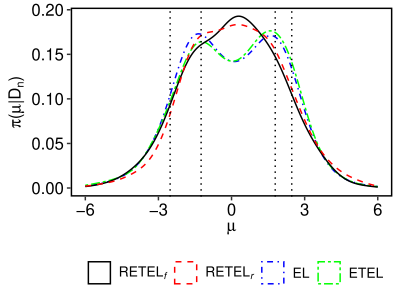

Source code (R):
## 1. Load packages ----
library(coda)
library(ggplot2)
library(melt)
library(mvtnorm)
library(nloptr)


## 2. Functions ----
d <- function(l, x, theta) {
  mean(exp(l * (x - theta)))
}
# ETEL
obj <- function(l, x, theta) {
  d(l, x, theta)
}
gr_obj <- function(l, x, theta) {
  mean(exp(l * (x - theta)) * (x - theta))
}
ETEL <- function(x, theta) {
  if (theta > max(x) || theta < min(x)) {
    return(-10000)
  }
  n <- length(x)
  out <- nloptr(
    x0 = 0, eval_f = obj, eval_grad_f = gr_obj, opts = opts, theta = theta,
    x = x,
  )
  lambda <- out$solution
  -n * log(d(lambda, x, theta)) + lambda * sum(x - theta)
}
# RETEL
d2 <- function(x, l, theta, tau) {
  n <- length(x)
  sum(exp(l * (x - theta))) / (n + tau)
}
penalty2 <- function(l, tau, mu = 0, sigma = 1) {
  (tau / (n + tau)) * exp(l * mu + 0.5 * l^2 * sigma^2)
}
continuous_obj2 <- function(l, x, theta, tau, mu = 0, sigma = 1) {
  d2(x, l, theta, tau) + penalty2(l, tau, mu, sigma)
}
gr_continuous_obj2 <- function(l, x, theta, tau, mu = 0, sigma = 1) {
  n <- length(x)
  sum(exp(l * (x - theta)) * (x - theta)) / (n + tau) +
    (tau / (n + tau)) * exp(l * mu + 0.5 * l^2 * sigma^2) * (mu + sigma^2 * l)
}
RETEL1 <- function(x, theta, tau = 1, mu = 0, sigma = 1) {
  n <- length(x)
  out <- nloptr(
    x0 = 0, eval_f = continuous_obj2,
    eval_grad_f = gr_continuous_obj2, opts = opts, theta = theta, tau = tau,
    x = x, mu = mu, sigma = sigma
  )
  lambda <- out$solution
  -(n + 1) * log(continuous_obj2(lambda, x, theta, tau, mu, sigma)) +
    lambda * sum(x - theta) + (lambda * mu + 0.5 * lambda^2 * sigma^2)
}
RETEL2 <- function(x, theta, tau = 1, mu = 0, sigma = 1) {
  n <- length(x)
  out <- nloptr(
    x0 = 0, eval_f = continuous_obj2,
    eval_grad_f = gr_continuous_obj2, opts = opts, theta = theta, tau = tau,
    x = x, mu = mu, sigma = sigma
  )
  l <- out$solution
  -n * log(continuous_obj2(l, x, theta, tau, mu, sigma)) + l * sum(x - theta)
}
# Prior and posterior computation
log_prior <- function(mu, theta) {
  dnorm(mu, mean = 0, sd = sd_mu, log = TRUE) -
    sum(log(pi * (1 + (theta - mu)^2)))
}
logLR_EL <- function(theta, x1, x2) {
  fit1 <- el_mean(x1, par = theta[1L], control = ctrl)
  fit2 <- el_mean(x2, par = theta[2L], control = ctrl)
  lr1 <- if (conv(fit1)) logLR(fit1) else -10000
  lr2 <- if (conv(fit2)) logLR(fit2) else -10000
  lr1 + lr2
}
log_posterior_unnormalized_EL <- function(mu_p, theta, x1, x2) {
  log_prior(mu_p, theta) + logLR_EL(theta, x1, x2)
}

logLR_ETEL <- function(theta, x1, x2) {
  ETEL(x1, theta[1L]) + ETEL(x2, theta[2L])
}
log_posterior_unnormalized_ETEL <- function(mu_p, theta, x1, x2) {
  log_prior(mu_p, theta) + logLR_ETEL(theta, x1, x2)
}
logLR_RETEL1 <- function(theta, x1, x2, tau = 1) {
  RETEL1(x1, theta[1L], tau, mu = mean(x1) - theta[1L], sigma = 1) +
    RETEL1(x2, theta[2L], tau, mu = mean(x2) - theta[2L], sigma = 1)
}
log_posterior_unnormalized_RETEL1 <- function(mu_p, theta, x1, x2, tau = 1) {
  log_prior(mu_p, theta) + logLR_RETEL1(theta, x1, x2, tau)
}
logLR_RETEL2 <- function(theta, x1, x2, tau = 1) {
  RETEL2(x1, theta[1L], tau, mu = mean(x1) - theta[1L], sigma = 1) +
    RETEL2(x2, theta[2L], tau, mu = mean(x2) - theta[2L], sigma = 1)
}
log_posterior_unnormalized_RETEL2 <- function(mu_p, theta, x1, x2, tau = 1) {
  log_prior(mu_p, theta) + logLR_RETEL2(theta, x1, x2, tau)
}


## 3. Parameters ----
# Sample size for each group
n <- 2
# Standard deviation of prior
sd_mu <- 10
# MCMC parameters
B <- 5000
# Tau
tau <- 1
# Optimization
opts <- list("algorithm" = "NLOPT_LD_LBFGS", "xtol_rel" = 1e-04)
ctrl <- el_control(th = 1000, maxit_l = 50, nthreads = 1L)


## 4. Simulation ----
set.seed(25424)
# Generate data
x1 <- rnorm(n, mean = -3, sd = 1)
x2 <- rnorm(n, mean = 3, sd = 1)
# RETEL_f ----
sd_proposal_mu <- 10
sd_proposal_theta <- 2
# MCMC chain 1
mu_sample1 <- vector("numeric", length = B)
mu_sample1[1L] <- rnorm(1)
theta_sample1 <- matrix(nrow = B, ncol = 2)
theta_sample1[1L, ] <- c(rnorm(1L, mean = -2), rnorm(1L, mean = 2))
acceptace1 <- vector("logical", length = B)
acceptace1[1L] <- FALSE
for (i in seq_len(B)[-1]) {
  # Sample proposal value
  prop <- rmvnorm(1L,
    mean = c(mu_sample1[i - 1L], theta_sample1[i - 1L, ]),
    sigma = c(sd_proposal_mu, sd_proposal_theta, sd_proposal_theta) * diag(3L)
  )
  mu_p <- prop[1L]
  theta_p <- prop[2L:3L]
  # Compute log ratio of unnormailzed posterior densities
  logr <- log_posterior_unnormalized_RETEL1(mu_p, theta_p, x1, x2, tau) -
    log_posterior_unnormalized_RETEL1(
      mu_sample1[i - 1L], theta_sample1[i - 1L, ], x1, x2, tau
    )
  # Sample uniform random variable
  u <- runif(1)
  # Accept or reject
  if (isTRUE(log(u) < logr)) {
    mu_sample1[i] <- mu_p
    theta_sample1[i, ] <- theta_p
    acceptace1[i] <- TRUE
  } else {
    mu_sample1[i] <- mu_sample1[i - 1L]
    theta_sample1[i, ] <- theta_sample1[i - 1, ]
    acceptace1[i] <- FALSE
  }
}
# MCMC chain 2
mu_sample2 <- vector("numeric", length = B)
mu_sample2[1L] <- rnorm(1)
theta_sample2 <- matrix(nrow = B, ncol = 2)
theta_sample2[1L, ] <- c(rnorm(1L, mean = -2), rnorm(1L, mean = 2))
acceptace2 <- vector("logical", length = B)
acceptace2[1L] <- FALSE
for (i in seq_len(B)[-1]) {
  # Sample proposal value
  prop <- rmvnorm(1L,
    mean = c(mu_sample2[i - 1L], theta_sample2[i - 1L, ]),
    sigma = c(sd_proposal_mu, sd_proposal_theta, sd_proposal_theta) * diag(3L)
  )
  mu_p <- prop[1L]
  theta_p <- prop[2L:3L]
  # Compute log ratio of unnormailzed posterior densities
  logr <- log_posterior_unnormalized_RETEL1(mu_p, theta_p, x1, x2, tau) -
    log_posterior_unnormalized_RETEL1(
      mu_sample2[i - 1L], theta_sample2[i - 1L, ], x1, x2, tau
    )
  # Sample uniform random variable
  u <- runif(1)
  # Accept or reject
  if (isTRUE(log(u) < logr)) {
    mu_sample2[i] <- mu_p
    theta_sample2[i, ] <- theta_p
    acceptace2[i] <- TRUE
  } else {
    mu_sample2[i] <- mu_sample2[i - 1L]
    theta_sample2[i, ] <- theta_sample2[i - 1, ]
    acceptace2[i] <- FALSE
  }
}
# KL divergence
df_retel1 <- data.frame(
  index = seq_len(2L * B), mu = c(mu_sample1, mu_sample2),
  theta1 = c(theta_sample1[, 1L], theta_sample2[, 1L]),
  theta2 = c(theta_sample1[, 2L], theta_sample2[, 2L]),
  acceptace = c(acceptace1, acceptace2),
  chain = rep(c(1L, 2L), each = B),
  type = "retel1"
)
# Potential scale reduction factors
mu_c1 <- mcmc(df_retel1$mu[seq_len(B)])
mu_c2 <- mcmc(df_retel1$mu[seq(B + 1, 2 * B)])
retel1_mu_psrf <- gelman.diag(mcmc.list(mu_c1, mu_c2))$psrf[1L]

# RETEL_r ----
sd_proposal_mu <- 10
sd_proposal_theta <- 1
# MCMC chain 1
mu_sample1 <- vector("numeric", length = B)
mu_sample1[1L] <- rnorm(1)
theta_sample1 <- matrix(nrow = B, ncol = 2)
theta_sample1[1L, ] <- c(rnorm(1L, mean = -2), rnorm(1L, mean = 2))
acceptace1 <- vector("logical", length = B)
acceptace1[1L] <- FALSE
for (i in seq_len(B)[-1]) {
  # Sample proposal value
  prop <- rmvnorm(1L,
    mean = c(mu_sample1[i - 1L], theta_sample1[i - 1L, ]),
    sigma = c(sd_proposal_mu, sd_proposal_theta, sd_proposal_theta) * diag(3L)
  )
  mu_p <- prop[1L]
  theta_p <- prop[2L:3L]
  # Compute log ratio of unnormailzed posterior densities
  logr <- log_posterior_unnormalized_RETEL2(mu_p, theta_p, x1, x2, tau) -
    log_posterior_unnormalized_RETEL2(
      mu_sample1[i - 1L], theta_sample1[i - 1L, ], x1, x2, tau
    )
  # Sample uniform random variable
  u <- runif(1)
  # Accept or reject
  if (isTRUE(log(u) < logr)) {
    mu_sample1[i] <- mu_p
    theta_sample1[i, ] <- theta_p
    acceptace1[i] <- TRUE
  } else {
    mu_sample1[i] <- mu_sample1[i - 1L]
    theta_sample1[i, ] <- theta_sample1[i - 1, ]
    acceptace1[i] <- FALSE
  }
}
# MCMC chain 2
mu_sample2 <- vector("numeric", length = B)
mu_sample2[1L] <- rnorm(1)
theta_sample2 <- matrix(nrow = B, ncol = 2)
theta_sample2[1L, ] <- c(rnorm(1L, mean = -2), rnorm(1L, mean = 2))
acceptace2 <- vector("logical", length = B)
acceptace2[1L] <- FALSE
for (i in seq_len(B)[-1]) {
  # Sample proposal value
  prop <- rmvnorm(1L,
    mean = c(mu_sample2[i - 1L], theta_sample2[i - 1L, ]),
    sigma = c(sd_proposal_mu, sd_proposal_theta, sd_proposal_theta) * diag(3L)
  )
  mu_p <- prop[1L]
  theta_p <- prop[2L:3L]
  # Compute log ratio of unnormailzed posterior densities
  logr <- log_posterior_unnormalized_RETEL2(mu_p, theta_p, x1, x2, tau) -
    log_posterior_unnormalized_RETEL2(
      mu_sample2[i - 1L], theta_sample2[i - 1L, ], x1, x2, tau
    )
  # Sample uniform random variable
  u <- runif(1)
  # Accept or reject
  if (isTRUE(log(u) < logr)) {
    mu_sample2[i] <- mu_p
    theta_sample2[i, ] <- theta_p
    acceptace2[i] <- TRUE
  } else {
    mu_sample2[i] <- mu_sample2[i - 1L]
    theta_sample2[i, ] <- theta_sample2[i - 1, ]
    acceptace2[i] <- FALSE
  }
}
# KL divergence
df_retel2 <- data.frame(
  index = seq_len(2L * B), mu = c(mu_sample1, mu_sample2),
  theta1 = c(theta_sample1[, 1L], theta_sample2[, 1L]),
  theta2 = c(theta_sample1[, 2L], theta_sample2[, 2L]),
  acceptace = c(acceptace1, acceptace2),
  chain = rep(c(1L, 2L), each = B),
  type = "retel2"
)
# Potential scale reduction factors
mu_c1 <- mcmc(df_retel2$mu[seq_len(B)])
mu_c2 <- mcmc(df_retel2$mu[seq(B + 1, 2 * B)])
retel2_mu_psrf <- gelman.diag(mcmc.list(mu_c1, mu_c2))$psrf[1L]

# EL ----
sd_proposal_mu <- 10
sd_proposal_theta <- 0.05
# MCMC chain 1
mu_sample1 <- vector("numeric", length = B)
mu_sample1[1L] <- rnorm(1)
theta_sample1 <- matrix(nrow = B, ncol = 2)
theta_sample1[1L, ] <- c(
  runif(1L, min = min(x1), max = max(x1)),
  runif(1L, min = min(x2), max = max(x2))
)
acceptace1 <- vector("logical", length = B)
acceptace1[1L] <- FALSE
for (i in seq_len(B)[-1]) {
  # Sample proposal value
  prop <- rmvnorm(1L,
    mean = c(mu_sample1[i - 1L], theta_sample1[i - 1L, ]),
    sigma = c(sd_proposal_mu, sd_proposal_theta, sd_proposal_theta) * diag(3L)
  )
  mu_p <- prop[1L]
  theta_p <- prop[2L:3L]
  # Compute log ratio of unnormailzed posterior densities
  logr <- log_posterior_unnormalized_EL(mu_p, theta_p, x1, x2) -
    log_posterior_unnormalized_EL(
      mu_sample1[i - 1L], theta_sample1[i - 1L, ], x1, x2
    )
  # Sample uniform random variable
  u <- runif(1)
  # Accept or reject
  if (isTRUE(log(u) < logr)) {
    mu_sample1[i] <- mu_p
    theta_sample1[i, ] <- theta_p
    acceptace1[i] <- TRUE
  } else {
    mu_sample1[i] <- mu_sample1[i - 1L]
    theta_sample1[i, ] <- theta_sample1[i - 1, ]
    acceptace1[i] <- FALSE
  }
}
# MCMC chain 2
mu_sample2 <- vector("numeric", length = B)
mu_sample2[1L] <- rnorm(1)
theta_sample2 <- matrix(nrow = B, ncol = 2)
theta_sample2[1L, ] <- c(
  runif(1L, min = min(x1), max = max(x1)),
  runif(1L, min = min(x2), max = max(x2))
)
acceptace2 <- vector("logical", length = B)
acceptace2[1L] <- FALSE
for (i in seq_len(B)[-1]) {
  # Sample proposal value
  prop <- rmvnorm(1L,
    mean = c(mu_sample2[i - 1L], theta_sample2[i - 1L, ]),
    sigma = c(sd_proposal_mu, sd_proposal_theta, sd_proposal_theta) * diag(3L)
  )
  mu_p <- prop[1L]
  theta_p <- prop[2L:3L]
  # Compute log ratio of unnormailzed posterior densities
  logr <- log_posterior_unnormalized_EL(mu_p, theta_p, x1, x2) -
    log_posterior_unnormalized_EL(
      mu_sample2[i - 1L], theta_sample2[i - 1L, ], x1, x2
    )
  # Sample uniform random variable
  u <- runif(1)
  # Accept or reject
  if (isTRUE(log(u) < logr)) {
    mu_sample2[i] <- mu_p
    theta_sample2[i, ] <- theta_p
    acceptace2[i] <- TRUE
  } else {
    mu_sample2[i] <- mu_sample2[i - 1L]
    theta_sample2[i, ] <- theta_sample2[i - 1, ]
    acceptace2[i] <- FALSE
  }
}
# KL divergence
df_el <- data.frame(
  index = seq_len(2L * B), mu = c(mu_sample1, mu_sample2),
  theta1 = c(theta_sample1[, 1L], theta_sample2[, 1L]),
  theta2 = c(theta_sample1[, 2L], theta_sample2[, 2L]),
  acceptace = c(acceptace1, acceptace2),
  chain = rep(c(1L, 2L), each = B),
  type = "el"
)
# Potential scale reduction factors
mu_c1 <- mcmc(df_el$mu[seq_len(B)])
mu_c2 <- mcmc(df_el$mu[seq(B + 1, 2 * B)])
el_mu_psrf <- gelman.diag(mcmc.list(mu_c1, mu_c2))$psrf[1L]

# ETEL ----
sd_proposal_mu <- 6
sd_proposal_theta <- 0.2
# MCMC chain 1
mu_sample1 <- vector("numeric", length = B)
mu_sample1[1L] <- runif(1, min = min(x1), max = max(x1))
theta_sample1 <- matrix(nrow = B, ncol = 2)
theta_sample1[1L, ] <- c(
  runif(1L, min = min(x1), max = max(x1)),
  runif(1L, min = min(x2), max = max(x2))
)
acceptace1 <- vector("logical", length = B)
acceptace1[1L] <- FALSE
for (i in seq_len(B)[-1]) {
  # Sample proposal value
  prop <- rmvnorm(1L,
    mean = c(mu_sample1[i - 1L], theta_sample1[i - 1L, ]),
    sigma = c(sd_proposal_mu, sd_proposal_theta, sd_proposal_theta) * diag(3L)
  )
  mu_p <- prop[1L]
  theta_p <- prop[2L:3L]
  # Compute log ratio of unnormailzed posterior densities
  logr <- log_posterior_unnormalized_ETEL(mu_p, theta_p, x1, x2) -
    log_posterior_unnormalized_ETEL(
      mu_sample1[i - 1L], theta_sample1[i - 1L, ], x1, x2
    )
  # Sample uniform random variable
  u <- runif(1)
  # Accept or reject
  if (isTRUE(log(u) < logr)) {
    mu_sample1[i] <- mu_p
    theta_sample1[i, ] <- theta_p
    acceptace1[i] <- TRUE
  } else {
    mu_sample1[i] <- mu_sample1[i - 1L]
    theta_sample1[i, ] <- theta_sample1[i - 1, ]
    acceptace1[i] <- FALSE
  }
}
# MCMC chain 2
mu_sample2 <- vector("numeric", length = B)
mu_sample2[1L] <- runif(1, min = min(x2), max = max(x2))
theta_sample2 <- matrix(nrow = B, ncol = 2)
theta_sample2[1L, ] <- c(
  runif(1L, min = min(x1), max = max(x1)),
  runif(1L, min = min(x2), max = max(x2))
)
acceptace2 <- vector("logical", length = B)
acceptace2[1L] <- FALSE
for (i in seq_len(B)[-1]) {
  # Sample proposal value
  prop <- rmvnorm(1L,
    mean = c(mu_sample2[i - 1L], theta_sample2[i - 1L, ]),
    sigma = c(sd_proposal_mu, sd_proposal_theta, sd_proposal_theta) * diag(3L)
  )
  mu_p <- prop[1L]
  theta_p <- prop[2L:3L]
  # Compute log ratio of unnormailzed posterior densities
  logr <- log_posterior_unnormalized_ETEL(mu_p, theta_p, x1, x2) -
    log_posterior_unnormalized_ETEL(
      mu_sample2[i - 1L], theta_sample2[i - 1L, ], x1, x2
    )
  # Sample uniform random variable
  u <- runif(1)
  # Accept or reject
  if (isTRUE(log(u) < logr)) {
    mu_sample2[i] <- mu_p
    theta_sample2[i, ] <- theta_p
    acceptace2[i] <- TRUE
  } else {
    mu_sample2[i] <- mu_sample2[i - 1L]
    theta_sample2[i, ] <- theta_sample2[i - 1, ]
    acceptace2[i] <- FALSE
  }
}
# KL divergence
df_etel <- data.frame(
  index = seq_len(2L * B), mu = c(mu_sample1, mu_sample2),
  theta1 = c(theta_sample1[, 1L], theta_sample2[, 1L]),
  theta2 = c(theta_sample1[, 2L], theta_sample2[, 2L]),
  acceptace = c(acceptace1, acceptace2),
  chain = rep(c(1L, 2L), each = B),
  type = "etel"
)
# Potential scale reduction factors
mu_c1 <- mcmc(df_etel$mu[seq_len(B)])
mu_c2 <- mcmc(df_etel$mu[seq(B + 1, 2 * B)])
etel_mu_psrf <- gelman.diag(mcmc.list(mu_c1, mu_c2))$psrf[1L]


# Plot ----
# Potential scale reduction factor
c(retel1_mu_psrf, retel2_mu_psrf, el_mu_psrf, etel_mu_psrf)
# Acceptance rate
c(
  mean(df_retel1$acceptace), mean(df_retel2$acceptace), mean(df_el$acceptace),
  mean(df_etel$acceptace)
)
legend_labels <- c(
  expression(RETEL[italic(f)]), expression(RETEL[italic(r)]), "EL", "ETEL"
)
df <- rbind(df_retel1, df_retel2, df_el, df_etel)
ggplot(df, aes(x = mu, color = type, linetype = type)) +
  geom_density(adjust = 2) +
  geom_vline(
    xintercept = c(min(x1), max(x1)), alpha = 1, linetype = "dotted"
  ) +
  geom_vline(
    xintercept = c(min(x2), max(x2)), alpha = 1, linetype = "dotted"
  ) +
  theme(
    axis.text = element_text(size = 12, color = "black"),
    axis.title = element_text(size = 12),
    panel.background = element_blank(),
    panel.border = element_rect(fill = NA, linewidth = 1),
    panel.grid = element_blank(),
    legend.position = "bottom",
    legend.text = element_text(size = 10, color = "black"),
    legend.background = element_rect(fill = alpha("white", 0)),
    legend.key = element_rect(fill = alpha("white", 1)),
    legend.title = element_blank(),
    plot.title = element_text(hjust = 0.5)
  ) +
  labs(
    x = expression(italic(mu)),
    y = expression(pi * "(" * mu * "|" * D[n] * ")"),
    colour = "", linetype = "", shape = ""
  ) +
  scale_colour_manual(
    labels = legend_labels,
    breaks = c("retel1", "retel2", "el", "etel"),
    values = c("black", "red", "blue", "green")
  ) +
  scale_linetype_manual(
    labels = legend_labels,
    breaks = c("retel1", "retel2", "el", "etel"),
    values = c("solid", "dashed", "dotdash", "twodash")
  ) +
  scale_shape_manual(
    labels = legend_labels,
    breaks = c("retel1", "retel2", "el", "etel"),
    values = c(15, 16, 2, 5)
  ) +
  xlim(c(-6, 6))
